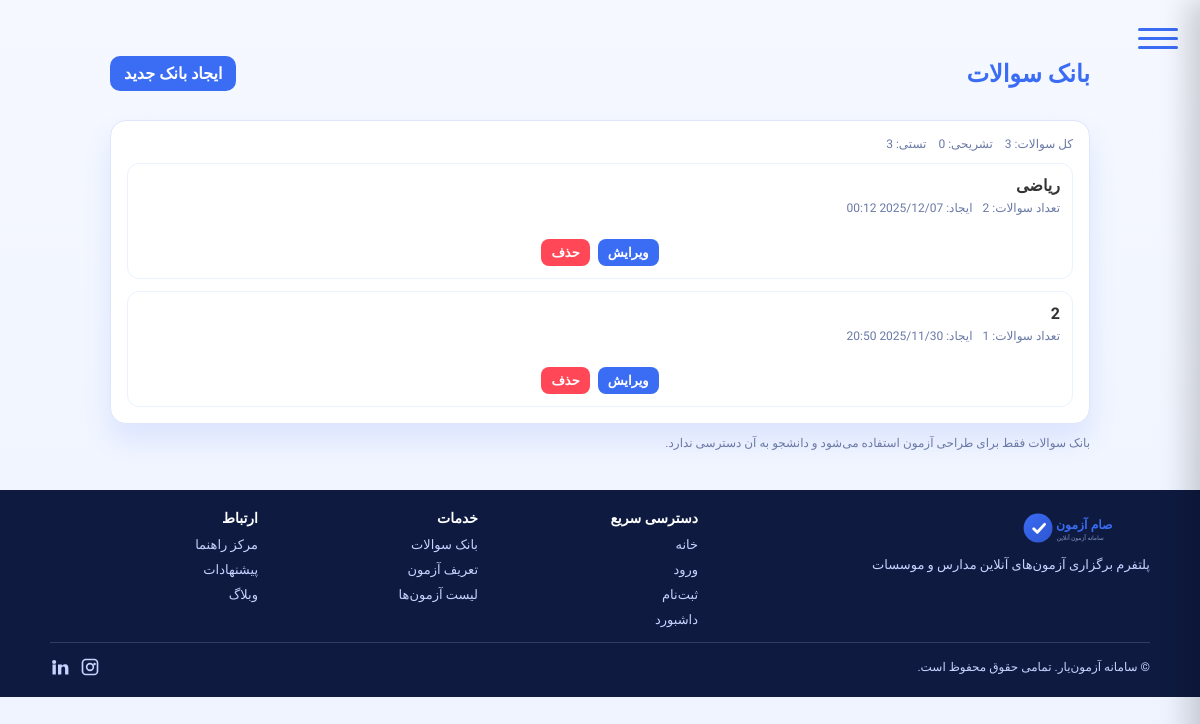
The app's page /accounts/question-bank/ (signed in), older data.
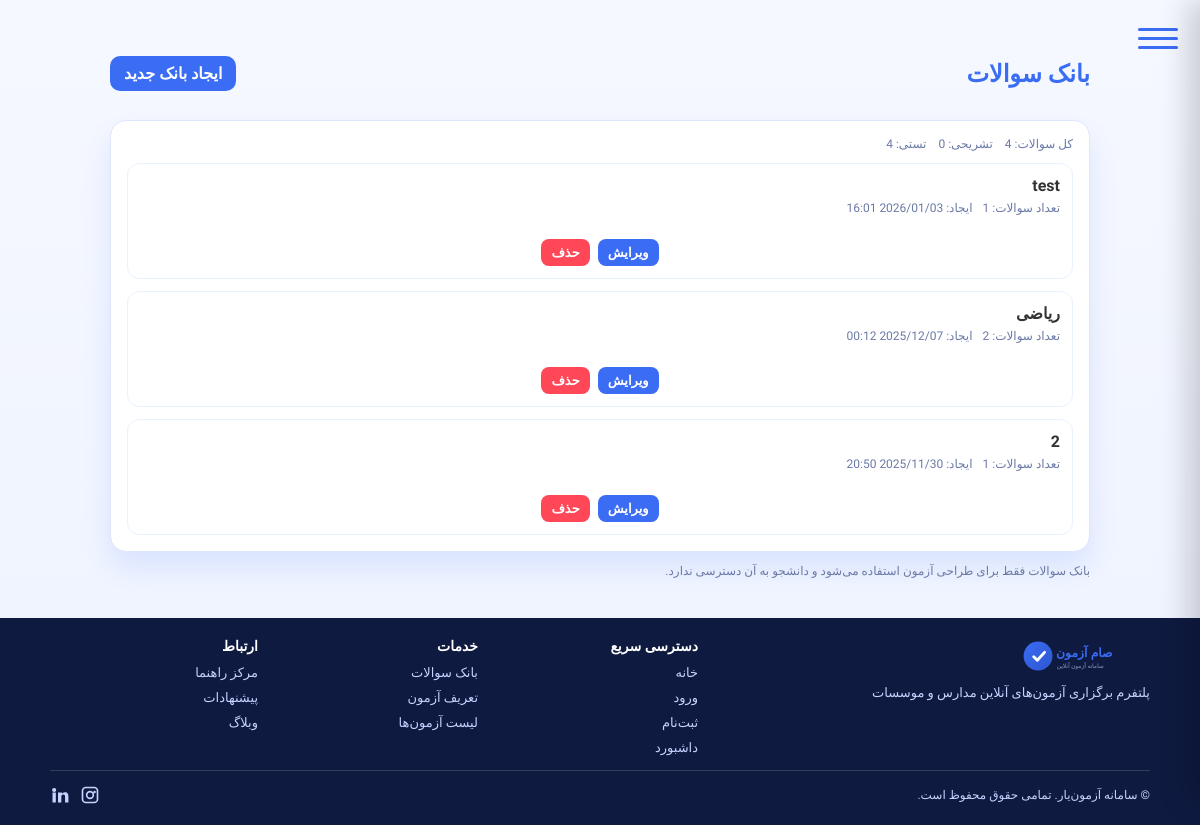
The same page, newer data.
### accounts/models.py (models this page shows, shortened)
class Exam(models.Model):
    name = models.CharField(max_length=200)
    classroom = models.ForeignKey('Classroom', on_delete=models.CASCADE, related_name='exams')
    num_questions = models.PositiveIntegerField(default=0)
    created_by = models.ForeignKey(settings.AUTH_USER_MODEL, on_delete=models.CASCADE, related_name='created_exams')
    students = models.ManyToManyField(settings.AUTH_USER_MODEL, related_name='exams', blank=True)
    created_at = models.DateTimeField(auto_now_add=True)
    source_exam = models.ForeignKey('self', null=True, blank=True, on_delete=models.SET_NULL, related_name='derived_exams')
    shuffle_per_student = models.BooleanField(default=True)
    duration = models.PositiveIntegerField(default=60, help_text="Duration in minutes")
    start_time = models.DateTimeField(null=True, blank=True)
    end_time = models.DateTimeField(null=True, blank=True)
    class Meta:
        verbose_name = "آزمون"
        verbose_name_plural = "آزمون‌ها"

### accounts/views.py (the view)
# urls.py: path('question-bank/', question_bank, name='question_bank'),
@login_required
def question_bank(request):
    u = request.user
    is_instructor = (getattr(getattr(u, 'role', None), 'code', '') == 'instructor')
    if not is_instructor:
        return redirect('dashboard')
    banks = (Exam.objects
             .filter(created_by=u, source_exam__isnull=True)
             .annotate(q_count=Count('questions'))
             .order_by('-created_at'))
    totals = Question.objects.filter(exam__created_by=u, exam__source_exam__isnull=True)
    total_questions = totals.count()
    des_count = totals.filter(kind='des').count()
    mcq_count = totals.filter(kind='mcq').count()
    return render(request, 'accounts/question_bank.html', {
        'banks': banks,
        'total_questions': total_questions,
        'des_count': des_count,
        'mcq_count': mcq_count,
    })

### templates/accounts/question_bank.html (shortened to what this page needs)
{% extends "base.html" %}
{% block body_class %}question-bank{% endblock %}
{% block content %}
<div class="wrap">
  <div class="head">
    <h2 class="title">بانک سوالات</h2>
    <a href="{% url 'question_bank_new' %}" class="new-btn">ایجاد بانک جدید</a>
  </div>
  <div class="card">
    <div class="meta">
      <span>کل سوالات: {{ total_questions }}</span>
      <span>تشریحی: {{ des_count }}</span>
      <span>تستی: {{ mcq_count }}</span>
    </div>
    <div class="grid">
      {% for b in banks %}
      <div class="item">
        <div class="name">{{ b.name }}</div>
        <div class="stats">
          <span>تعداد سوالات: {{ b.q_count }}</span>
          <span>ایجاد: {{ b.created_at|date:"Y/m/d H:i" }}</span>
        </div>
        <div class="actions">
          <a class="btn btn-edit" href="{% url 'question_bank_edit' b.id %}">ویرایش</a>
          <form action="{% url 'question_bank_delete' b.id %}" method="post" onsubmit="return confirm('بانک سوال حذف شود؟')" style="display:inline;">
            <button type="submit" class="btn btn-del">حذف</button>
          </form>
        </div>
      </div>
      {% empty %}
      <div class="item">هنوز بانکی ایجاد نشده است</div>
      {% endfor %}
    </div>
  </div>
  <div style="margin-top:12px;">
    <p style="color:#6b7aa6;font-size:12px;">بانک سوالات فقط برای طراحی آزمون استفاده می‌شود و دانشجو به آن دسترسی ندارد.</p>
  </div>
  </div>
{% endblock %}

Row changes from the older to the newer data that the page shows:
added Exam: name "test", q_count "1", created_at "2026/01/03 16:01"
Text that changed along with them:
{{ total_questions }}: "3" → "4"
{{ mcq_count }}: "3" → "4"
